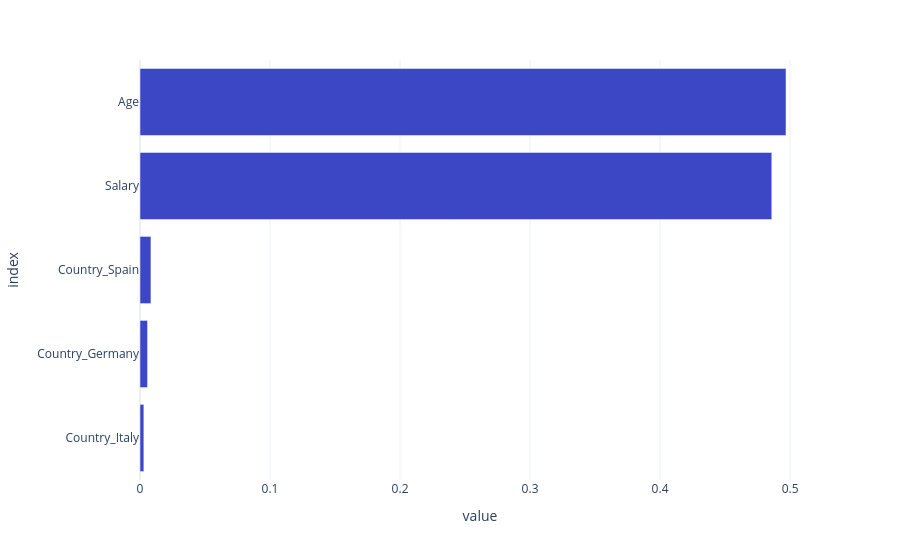

The notebook cell saved with this chart:
### Code cell
# Plot coefficients
fig = px.bar(feature_importance, orientation = 'h')
fig.update_layout(showlegend = False, 
                  margin = {'l': 120} # to avoid cropping of column names
                 )
fig.show()

### Figure 1 — Plotly figure (JSON) as saved in the notebook; plotly's stock layout.template omitted (floating-point values rounded to 4 significant figures)
{"data": [{"hovertemplate": "variable=feature_importances<br>value=%{x}<br>index=%{y}<extra></extra>", "legendgroup": "feature_importances", "marker": {"color": "#3B47C4", "pattern": {"shape": ""}}, "name": "feature_importances", "orientation": "h", "showlegend": true, "textposition": "auto", "type": "bar", "x": [0.002971, 0.005812, 0.008414, 0.4859, 0.4969], "xaxis": "x", "y": ["Country_Italy", "Country_Germany", "Country_Spain", "Salary", "Age"], "yaxis": "y"}], "layout": {"barmode": "relative", "legend": {"title": {"text": "variable"}, "tracegroupgap": 0}, "margin": {"l": 120, "t": 60}, "showlegend": false, "xaxis": {"anchor": "y", "domain": [0.0, 1.0], "title": {"text": "value"}}, "yaxis": {"anchor": "x", "domain": [0.0, 1.0], "title": {"text": "index"}}}}
